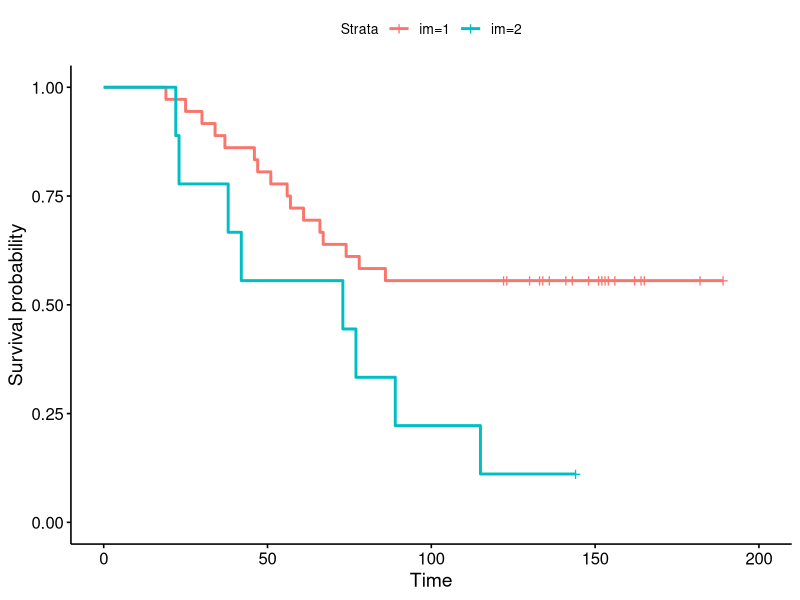
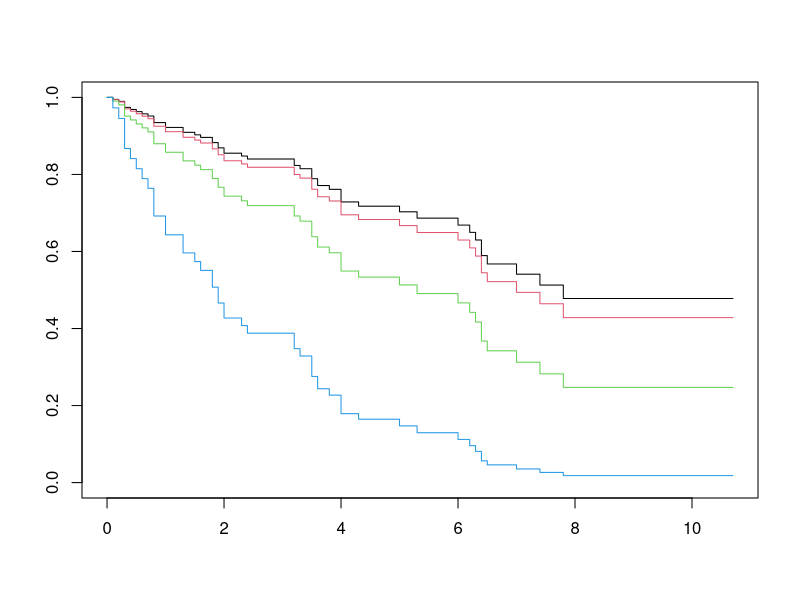

R code for these plots, in order:
## ---- chunk 1
library(tidyverse)
## ---- chunk 2

library(survival)

library(survMisc)

library(KMsurv)

data("btrial")

head(btrial)

summary(btrial)

## ---- chunk 3

library(tidyverse)

btrial <- btrial %>% mutate(im=factor(im))

contrasts(btrial$im)

## ---- chunk 4

library(survminer)

KM_8_1 <- survfit(Surv(time,death)~im,data = btrial)

ggsurvplot(KM_8_1)

## ---- chunk 5

modelo_8_1 <- coxph(Surv(time,death)~im,data = btrial)

summary(modelo_8_1)

## ---- chunk 6

data("larynx")

summary(larynx)

## ---- chunk 7

larynx <- larynx %>% mutate(stage_n = stage) %>%

  mutate(stage=factor(stage))

contrasts(larynx$stage)

## ---- chunk 8

modelo_8_2 <- coxph(Surv(time,delta)~stage,data=larynx,ties = 'breslow')

summary(modelo_8_2)

## ---- chunk 9

1.844/1.068

## ---- chunk 10

modelo_8_2_trend <- coxph(Surv(time,delta)~stage_n,data=larynx,ties = 'breslow')

summary(modelo_8_2_trend)

## ---- chunk 11

modelo_8_2_age <- update(modelo_8_2,formula. = .~.+age)

summary(modelo_8_2_age)

## ---- chunk 12

exp(10*modelo_8_2_age$coefficients[4])

## ---- chunk 13

modelo_8_2_solo_age <- coxph(Surv(time,delta)~age,data=larynx,ties = 'breslow')

anova(modelo_8_2_age,modelo_8_2_solo_age)

## ---- chunk 14

Ib_inv <- modelo_8_2_age$var

X2w <- t(modelo_8_2_age$coefficients[1:3])%*%

  solve(Ib_inv[1:3,1:3])%*%

  modelo_8_2_age$coefficients[1:3]

pchisq(X2w,df = 3,lower.tail = F)

## ---- chunk 15

summary(modelo_8_2_age)

## ---- chunk 16

betas <- coefficients(modelo_8_2_age)

Cmat <- matrix(c(1,-1,0,0,0,1,-1,0),nrow = 2,byrow = T)

X_C2 <- t(Cmat%*%betas)%*%solve(Cmat%*%Ib_inv%*%t(Cmat))%*%Cmat%*%betas

pchisq(X_C2,df = 2,lower.tail = F)

## ---- chunk 17

modelo_8_2_age_stage <- update(modelo_8_2_age,formula. = .~.+stage:age)

summary(modelo_8_2_age_stage)

## ---- chunk 18

anova(modelo_8_2_age,modelo_8_2_age_stage)

## ---- chunk 19

individuo <- data.frame(age=rep(60,4),stage=factor(1:4))

S_8_2_age <- survfit(modelo_8_2_age,newdata = individuo)

plot(S_8_2_age,col=1:4)

